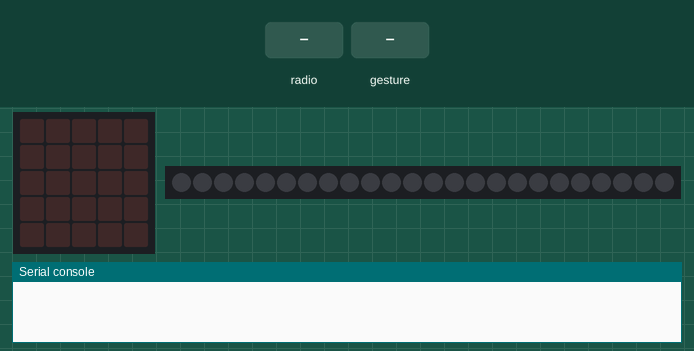
Bench run of a program on a simulated BBC micro:bit (MakeCode). Parts: the board's 5×5 LED display, 24 RGB LEDs in strip order, left to right, the last lines printed to the serial console. The inputs (shaded band) are chosen by the test bench. Dim RGB values are drawn brighter than linear; random numbers come from a fixed seed; no radio messages arrive unless stated (any console line starting 'radio sent:' is added by the test bench); a tilt is held for 1.5 s and a shake lasts 1 s, then the board lies face up again.

Above: at 1.2 s.
1.3 s: radio message "Hi" arrives
At 2.2 s:
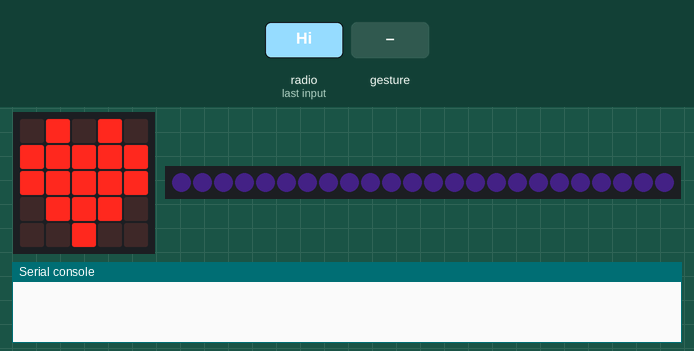
3.4 s: gesture 'shake'
At 4.7 s:
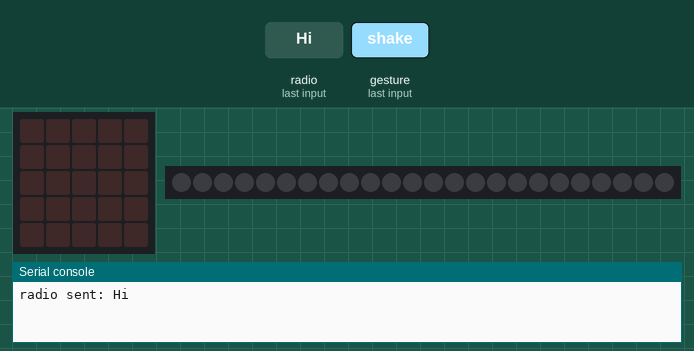
5.1 s: radio message "Hi" arrives
At 6.3 s:
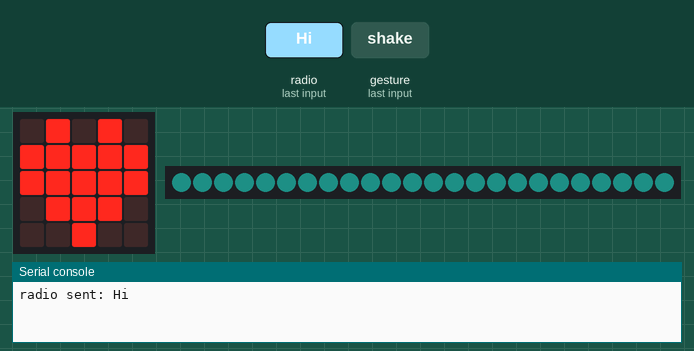
7.2 s: radio message "Hi" arrives
At 9.0 s:
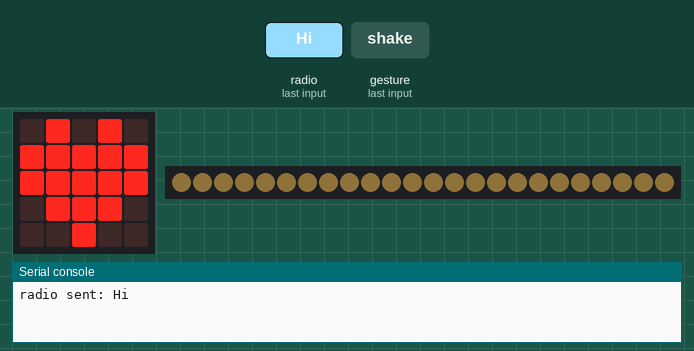
9.3 s: radio message "Hi" arrives
At 10.7 s:
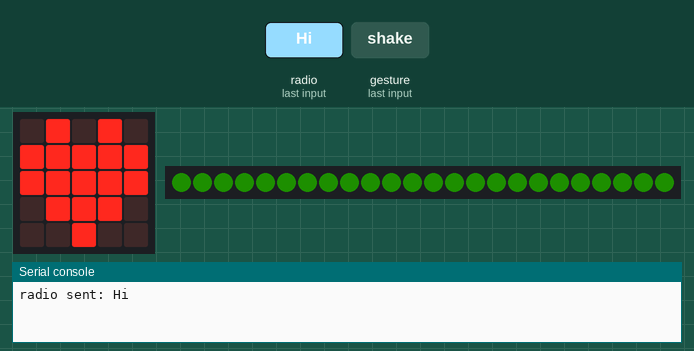
Timing chart, 0 to 12.3 s (numbered marks = the images above; inputs shaded):
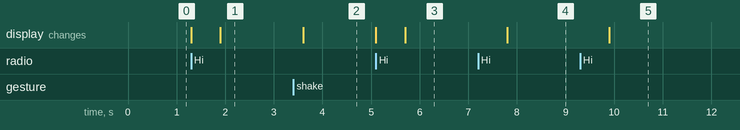

The program:

main.ts
```typescript
input.onGesture(Gesture.Shake, function () {
    basic.clearScreen()
    radio.sendString("Hi")
    strip.clear()
    strip.show()
})
radio.onReceivedString(function (receivedString) {
    basic.showIcon(IconNames.Heart)
    strip.setBrightness(16)
    strip.showColor(neopixel.rgb(randint(0, 255), randint(0, 255), randint(0, 255)))
    strip.show()
})
let strip: neopixel.Strip = null
radio.setGroup(126)
strip = neopixel.create(DigitalPin.P2, 24, NeoPixelMode.RGB)
basic.forever(function () {

})
```

test.ts
```typescript
// 在此处测试；当此软件包作为插件使用时，将不会编译此软件包。
```

Measured:
- after the input at 1.3 s, the display: first changes at once (image 1 shows a later state)
- after the input at 3.4 s, the display: changes after 0.20 s (image 2)
- after the input at 5.1 s, the display: first changes at once (image 3 shows a later state)
